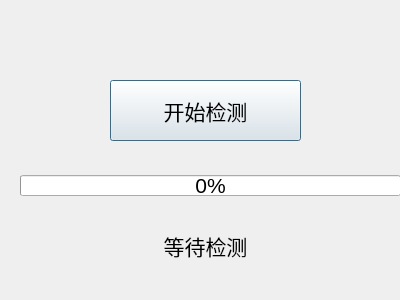
<?xml version="1.0" encoding="UTF-8"?>
<ui version="4.0">
 <class>Dialog</class>
 <widget class="QDialog" name="Dialog">
  <property name="windowModality">
   <enum>Qt::WindowModality::WindowModal</enum>
  </property>
  <property name="geometry">
   <rect>
    <x>0</x>
    <y>0</y>
    <width>400</width>
    <height>300</height>
   </rect>
  </property>
  <property name="font">
   <font>
    <pointsize>16</pointsize>
   </font>
  </property>
  <property name="windowTitle">
   <string>Dialog</string>
  </property>
  <widget class="QProgressBar" name="progressBar">
   <property name="geometry">
    <rect>
     <x>20</x>
     <y>175</y>
     <width>381</width>
     <height>21</height>
    </rect>
   </property>
   <property name="value">
    <number>0</number>
   </property>
  </widget>
  <widget class="QPushButton" name="pushButton">
   <property name="geometry">
    <rect>
     <x>110</x>
     <y>80</y>
     <width>191</width>
     <height>61</height>
    </rect>
   </property>
   <property name="text">
    <string>开始检测</string>
   </property>
  </widget>
  <widget class="QLabel" name="label">
   <property name="geometry">
    <rect>
     <x>90</x>
     <y>220</y>
     <width>231</width>
     <height>51</height>
    </rect>
   </property>
   <property name="text">
    <string>等待检测</string>
   </property>
   <property name="alignment">
    <set>Qt::AlignmentFlag::AlignCenter</set>
   </property>
  </widget>
 </widget>
 <resources/>
 <connections/>
</ui>
